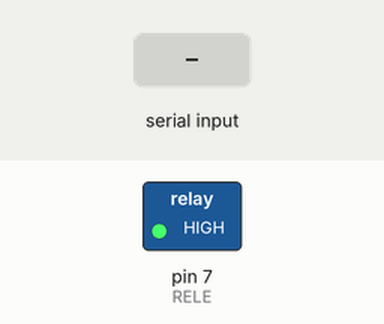
The sketch below on a simulated Arduino Uno, built with avr-gcc and run on an emulated ATmega328P. Parts: switched loads named in the sketch (green lamp = pin HIGH). The test bench sets the inputs (shaded band).

Above: at 1.2 s.
1.3 s: "1" received over Serial
At 1.7 s:
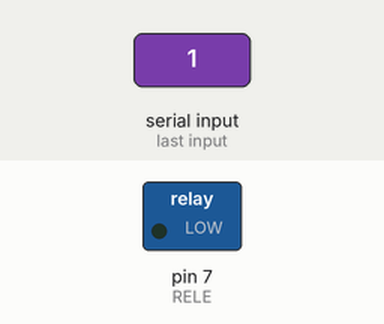
Timing chart, 0 to 7.8 s (numbered marks = the images above; inputs shaded):
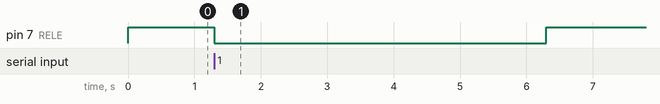

Measured:
- after the input at 1.3 s, pin 7 (RELE): HIGH → LOW at once, → HIGH 5.0 s later

The sketch:

Codigo_Arduino.ino
```cpp
#define RELE 7
bool bomba_activada = false;
unsigned long tiempo_inicio = 0;

void setup() {
  pinMode(RELE, OUTPUT);
  digitalWrite(RELE, HIGH);  // Lógica inversa: HIGH = apagado
  Serial.begin(9600);
}

void loop() {
  if (Serial.available()) {
    char comando = Serial.read();

    if (comando == '1' && !bomba_activada) {
      digitalWrite(RELE, LOW);  // Lógica inversa: LOW = encendido
      tiempo_inicio = millis();
      bomba_activada = true;
    }
  }

  // Apagar la bomba después de 5 segundos
  if (bomba_activada && (millis() - tiempo_inicio >= 5000)) {
    digitalWrite(RELE, HIGH);  // Lógica inversa: HIGH = apagado
    bomba_activada = false;
  }
}
```
